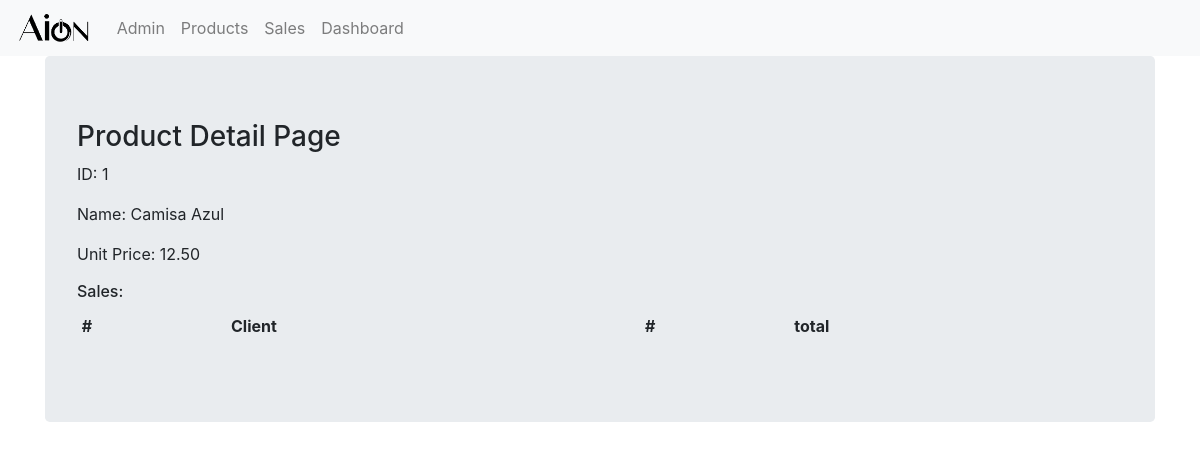
The app's page /sales_app/products/1/ with its own data.
### sales_app/models.py (models this page shows, shortened)
class Product(models.Model):
    name = models.CharField(max_length=256, unique=True)
    price = models.DecimalField(decimal_places=2, max_digits=32)

### sales_app/views.py (the view)
# urls.py: path('products/<int:pk>/', views.ProductDetailView.as_view(), name='product_detail'),
class ProductDetailView(DetailView):
    context_object_name = 'product_detail'
    model = models.Product
    template_name = 'sales_app/product_detail.html'

### sales_app/templates/sales_app/product_detail.html (shortened to what this page needs)
{% extends "sales_app/sales_app_base.html" %}
{% block body_block %}
<div class="jumbotron">
  <h3>
    Product Detail Page
  </h3>
  <p>ID: {{product_detail.id}}</p>
  <p>Name: {{product_detail.name}}</p>
  <p>Unit Price: {{product_detail.price}}</p>
  <h6>Sales: </h6>
  <table class="table table-sm table-hover table-borderless">
    <thead>
      <tr>
        <th scope="col">#</th>
        <th scope="col">Client</th>
        <th scope="col">#</th>
        <th scope="col">total</th>
      </tr>
    </thead>
  </table>
</div>
{% endblock %}

### records on screen
Product: id "1", name "Camisa Azul", price "12.50"
